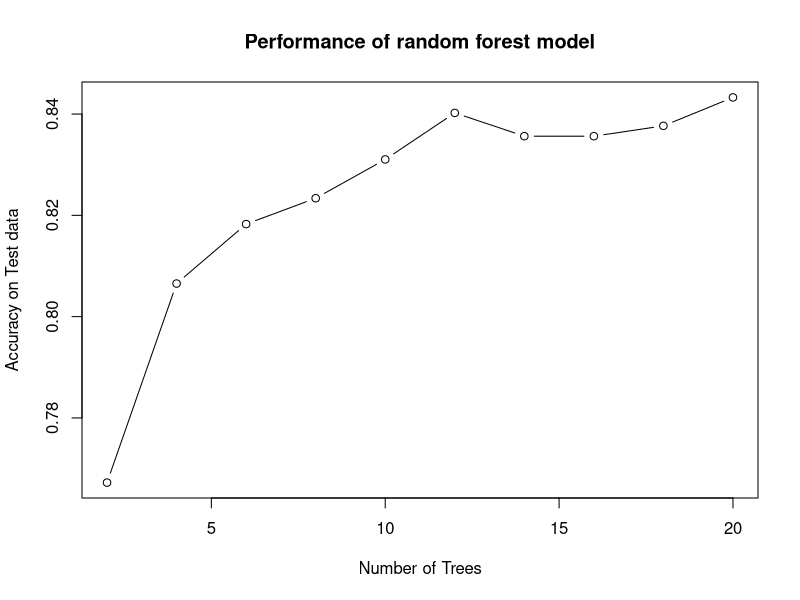
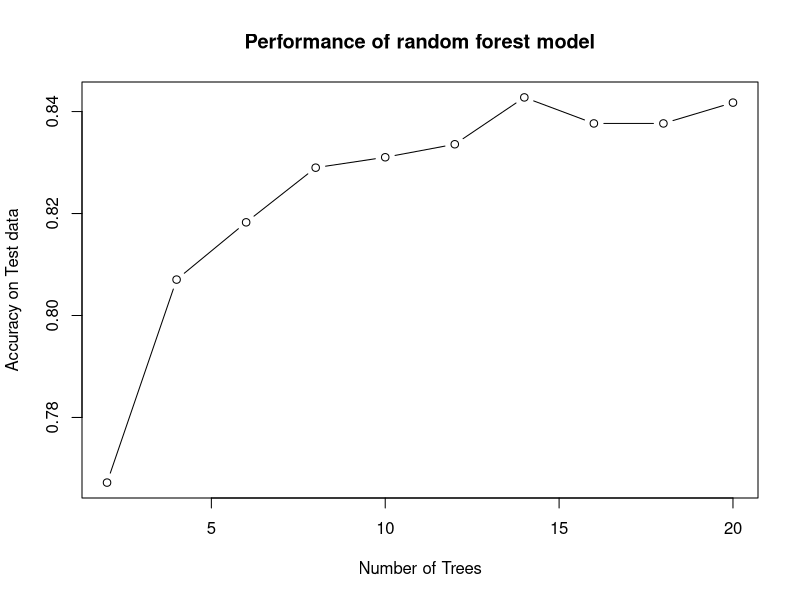

Generate these figures, in order, with R:
## ---- chunk 1
suppressPackageStartupMessages(library(tidyverse))
# Load the data
wine_dat <- read.csv("winequality-cat.csv", stringsAsFactors = TRUE)
wine_dat[["id"]] <- NULL
## ---- chunk 2
# Use caret to create a training and test split
library(caret)
set.seed(20230502)
indices <- createDataPartition(wine_dat$quality, p = 0.5, list = FALSE)
train_dat <- wine_dat[indices, ]
test_dat <- wine_dat[-indices, ]
## ---- chunk 3
ntree_seq <- c(2, 4, 6, 8, 10, 12, 14, 16, 18, 20)
## ---- chunk 4
# Lets first fit a random forest model for the values above
library(ranger)

# Create empty vector to store the accuracies we achieve
accuracy_vector <- numeric(length(ntree_seq))

# Fit the random forest models in a loop, to assess each value in the vector aforementioned
for (i in 1:length(ntree_seq)) {
  set.seed(20230502)
  model <- ranger(quality ~., data = train_dat, num.trees = ntree_seq[i])
  
  # Predicting the model 
  predictions <- predict(model, data = test_dat)$predictions
  
  # Storing accuracies into the vector
  accuracy_vector[i] <- sum(predictions == test_dat$quality) / length(test_dat$quality) 
  
}

# Visualising the results
plot(ntree_seq, accuracy_vector, type = "b",
     xlab = "Number of Trees", 
     ylab = "Accuracy on Test data", 
     main = "Performance of random forest model")

## ---- chunk 5
# Training a random forest model with maximum number of trees
set.seed(20230502) 
max_tree <- ranger(quality ~., data = train_dat, num.trees = max(ntree_seq))

# Predicting accuracy with max number of trees on test set 
test_accuracies <- vector(mode = "numeric", length = length(ntree_seq))

# Looping but now including the max model on predictions
for (i in 1:length(ntree_seq)) {
  predictions <- predict(max_tree, data = test_dat, num.trees = ntree_seq[i])$predictions
  
  test_accuracies[i] <- mean(predictions == test_dat$quality) 
}

# Visualising the test accuracy of the max tree model 
plot(ntree_seq, test_accuracies, type = "b",
     xlab = "Number of Trees", 
     ylab = "Accuracy on Test data", 
     main = "Performance of random forest model")
## ---- chunk 6
library(caret)
library(ggplot2)

# Define the function to calculate performance metrics
performance_calcs <- function(obs_and_pred) {
  conf_mat <- confusionMatrix(obs_and_pred$predicted, obs_and_pred$observed)
  
  sensitivity <- conf_mat$sensitivity
  specificity <- conf_mat$specificity
  accuracy <- conf_mat$overall['Accuracy']
  f1_score <- conf_mat$byClass['F1']
  
  list(sensitivity = sensitivity, specificity = specificity, accuracy = accuracy, f1_score = f1_score) 
}

# Define the number of folds and repeats
num_folds <- 5
num_repeats <- 100

#cv_folds <- createMultiFolds(quality, k = num_folds, times = num_repeats)

# Initialize a list to store the CV performance estimates
cv_performance <- list()

# Loop over the folds and repeats to fit the model and calculate performance metrics
#for (i in 1:num_repeats) {
  #for (j in 1:num_folds) {
    
    # Calculate the performance metrics and store in the list
    #cv_performance[[paste0("rep", i, "_fold", j)]] <- performance_calcs(obs_and_pred)
  #}
#}

# Combine the performance metrics into a data frame
#cv_performance_df <- data.frame(do.call(rbind, cv_performance))

# Visualize the distribution of performance estimates using boxplots
#par(mfrow = c(2,2))
#boxplot(cv_performance_df$accuracy ~ 1, main = "Accuracy")
#boxplot(cv_performance_df$sensitivity ~ 1, main = "Sensitivity")
#boxplot(cv_performance_df$specificity ~ 1, main = "Specificity")
#boxplot(cv_performance_df$f1_score ~ 1, main = "F1 Score")
